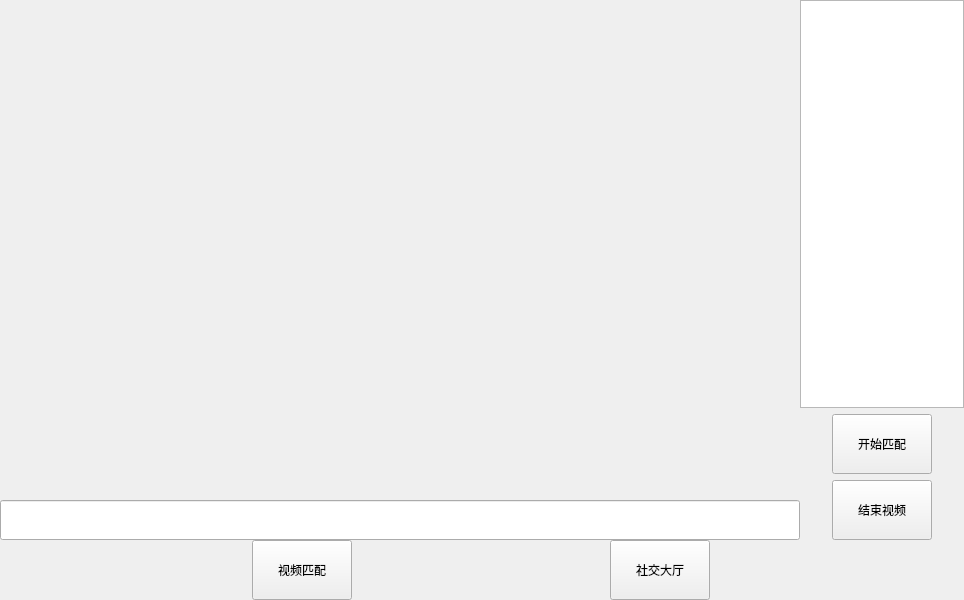
<?xml version="1.0" encoding="UTF-8"?>
<ui version="4.0">
 <class>MainWindow</class>
 <widget class="QMainWindow" name="MainWindow">
  <property name="geometry">
   <rect>
    <x>0</x>
    <y>0</y>
    <width>964</width>
    <height>600</height>
   </rect>
  </property>
  <property name="minimumSize">
   <size>
    <width>960</width>
    <height>600</height>
   </size>
  </property>
  <property name="windowTitle">
   <string>MainWindow</string>
  </property>
  <widget class="QWidget" name="MainWidget">
   <layout class="QVBoxLayout" name="verticalLayout_3">
    <property name="spacing">
     <number>0</number>
    </property>
    <property name="leftMargin">
     <number>0</number>
    </property>
    <property name="topMargin">
     <number>0</number>
    </property>
    <property name="rightMargin">
     <number>0</number>
    </property>
    <property name="bottomMargin">
     <number>0</number>
    </property>
    <item>
     <widget class="QStackedWidget" name="MainStackWidget_widget">
      <widget class="QWidget" name="VideoMatchPage_widget">
       <layout class="QHBoxLayout" name="horizontalLayout_2" stretch="1,0">
        <property name="spacing">
         <number>0</number>
        </property>
        <property name="leftMargin">
         <number>0</number>
        </property>
        <property name="topMargin">
         <number>0</number>
        </property>
        <property name="rightMargin">
         <number>0</number>
        </property>
        <property name="bottomMargin">
         <number>0</number>
        </property>
        <item>
         <layout class="QVBoxLayout" name="VideoShow_vlayout">
          <item>
           <widget class="QWidget" name="VideoShow_widget" native="true">
            <property name="minimumSize">
             <size>
              <width>800</width>
              <height>0</height>
             </size>
            </property>
           </widget>
          </item>
          <item>
           <widget class="QLineEdit" name="Label_edit">
            <property name="minimumSize">
             <size>
              <width>0</width>
              <height>40</height>
             </size>
            </property>
           </widget>
          </item>
         </layout>
        </item>
        <item>
         <layout class="QVBoxLayout" name="VideoOperate_vlayout" stretch="0,0,0">
          <item>
           <widget class="QListView" name="UsersList_listview">
            <property name="sizePolicy">
             <sizepolicy hsizetype="Expanding" vsizetype="Expanding">
              <horstretch>0</horstretch>
              <verstretch>0</verstretch>
             </sizepolicy>
            </property>
            <property name="minimumSize">
             <size>
              <width>160</width>
              <height>0</height>
             </size>
            </property>
            <property name="maximumSize">
             <size>
              <width>16777215</width>
              <height>16777215</height>
             </size>
            </property>
           </widget>
          </item>
          <item alignment="Qt::AlignHCenter">
           <widget class="QPushButton" name="StartMatch_btn">
            <property name="sizePolicy">
             <sizepolicy hsizetype="Minimum" vsizetype="Fixed">
              <horstretch>1</horstretch>
              <verstretch>0</verstretch>
             </sizepolicy>
            </property>
            <property name="minimumSize">
             <size>
              <width>100</width>
              <height>60</height>
             </size>
            </property>
            <property name="maximumSize">
             <size>
              <width>100</width>
              <height>60</height>
             </size>
            </property>
            <property name="text">
             <string>开始匹配</string>
            </property>
           </widget>
          </item>
          <item alignment="Qt::AlignHCenter">
           <widget class="QPushButton" name="CloseVideo_btn">
            <property name="minimumSize">
             <size>
              <width>100</width>
              <height>60</height>
             </size>
            </property>
            <property name="maximumSize">
             <size>
              <width>100</width>
              <height>16777215</height>
             </size>
            </property>
            <property name="text">
             <string>结束视频</string>
            </property>
           </widget>
          </item>
         </layout>
        </item>
       </layout>
      </widget>
      <widget class="QWidget" name="SocialHall_widget">
       <layout class="QHBoxLayout" name="horizontalLayout_3">
        <property name="spacing">
         <number>0</number>
        </property>
        <property name="leftMargin">
         <number>0</number>
        </property>
        <property name="topMargin">
         <number>0</number>
        </property>
        <property name="rightMargin">
         <number>0</number>
        </property>
        <property name="bottomMargin">
         <number>0</number>
        </property>
        <item>
         <widget class="QTableView" name="RoomsList_tableview"/>
        </item>
        <item>
         <layout class="QVBoxLayout" name="RoomOperate_vlayout">
          <item>
           <widget class="QPushButton" name="CreateRoom_btn">
            <property name="minimumSize">
             <size>
              <width>100</width>
              <height>60</height>
             </size>
            </property>
            <property name="maximumSize">
             <size>
              <width>100</width>
              <height>60</height>
             </size>
            </property>
            <property name="text">
             <string>创建房间</string>
            </property>
           </widget>
          </item>
          <item>
           <widget class="QPushButton" name="FlushList_btn">
            <property name="minimumSize">
             <size>
              <width>100</width>
              <height>60</height>
             </size>
            </property>
            <property name="maximumSize">
             <size>
              <width>100</width>
              <height>60</height>
             </size>
            </property>
            <property name="text">
             <string>刷新列表</string>
            </property>
           </widget>
          </item>
          <item>
           <widget class="QPushButton" name="JoinRoom_btn">
            <property name="minimumSize">
             <size>
              <width>100</width>
              <height>60</height>
             </size>
            </property>
            <property name="maximumSize">
             <size>
              <width>100</width>
              <height>60</height>
             </size>
            </property>
            <property name="text">
             <string>加入房间</string>
            </property>
           </widget>
          </item>
         </layout>
        </item>
       </layout>
      </widget>
     </widget>
    </item>
    <item>
     <layout class="QHBoxLayout" name="PageSelect_hlayout">
      <item>
       <widget class="QPushButton" name="VideoMatch_btn">
        <property name="minimumSize">
         <size>
          <width>100</width>
          <height>60</height>
         </size>
        </property>
        <property name="maximumSize">
         <size>
          <width>100</width>
          <height>60</height>
         </size>
        </property>
        <property name="text">
         <string>视频匹配</string>
        </property>
       </widget>
      </item>
      <item>
       <widget class="QPushButton" name="SocialHall_btn">
        <property name="minimumSize">
         <size>
          <width>100</width>
          <height>60</height>
         </size>
        </property>
        <property name="maximumSize">
         <size>
          <width>100</width>
          <height>60</height>
         </size>
        </property>
        <property name="text">
         <string>社交大厅</string>
        </property>
       </widget>
      </item>
     </layout>
    </item>
   </layout>
  </widget>
 </widget>
 <layoutdefault spacing="6" margin="11"/>
 <resources>
  <include location="Image.qrc"/>
 </resources>
 <connections/>
</ui>
